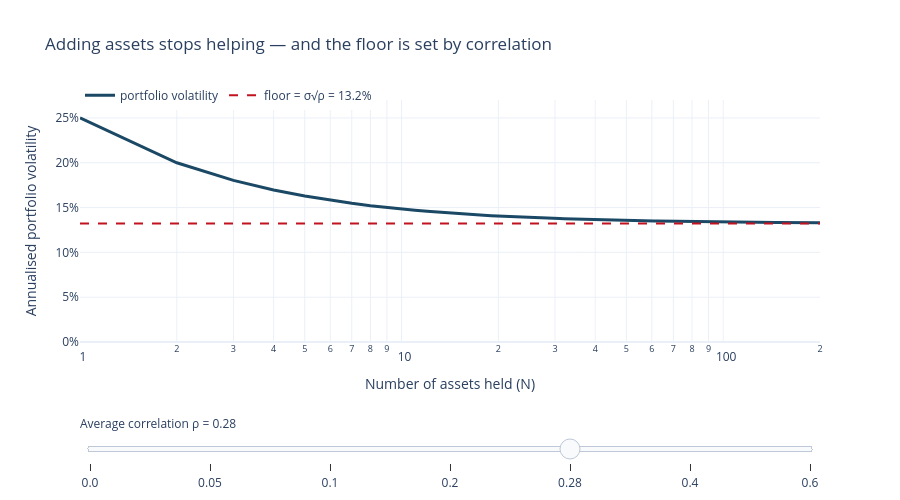

The cell this chart's notebook holds for it:
### Markdown cell above
## 4. The diversification floor

Here is the result that surprises people most.

Take $N$ assets, each with volatility $\sigma$, each pair correlated $\rho$, equally
weighted. The portfolio variance works out to

$$\sigma_p^2 = \frac{\sigma^2}{N} + \left(1 - \frac{1}{N}\right)\rho\,\sigma^2$$

Now let $N \to \infty$. The first term vanishes — that is the idiosyncratic risk being
diversified away, exactly as advertised. But the second term does **not** vanish. It
converges to $\rho\sigma^2$. So

$$\sigma_p \;\longrightarrow\; \sigma\sqrt{\rho}$$

**There is a floor, and correlation sets its height.** With $\rho = 0.28$ and $\sigma = 25\%$,
the floor is $25\% \times \sqrt{0.28} \approx 13\%$. You can own every stock in the world
and you will not get below it. Move the slider to feel how brutally $\rho$ controls the
outcome.

### Code cell
sigma_single = 0.25
n_grid = np.arange(1, 201)
rho_options = [0.0, 0.05, 0.1, 0.2, 0.28, 0.4, 0.6]

fig = go.Figure()
for k, rho_ in enumerate(rho_options):
    vols = sigma_single * np.sqrt(1/n_grid + (1 - 1/n_grid) * rho_)
    floor = sigma_single * np.sqrt(rho_)
    fig.add_trace(go.Scatter(x=n_grid, y=vols, mode="lines", visible=(rho_ == 0.28),
                             line=dict(color=AIRM_COLOURS[0], width=3),
                             name="portfolio volatility",
                             hovertemplate="N=%{x}<br>vol %{y:.1%}<extra></extra>"))
    fig.add_trace(go.Scatter(x=[1, 200], y=[floor, floor], mode="lines",
                             visible=(rho_ == 0.28),
                             line=dict(color=AIRM_COLOURS[1], width=2, dash="dash"),
                             name=f"floor = σ√ρ = {floor:.1%}"))

steps = []
for k, rho_ in enumerate(rho_options):
    vis = [False] * (2 * len(rho_options))
    vis[2*k] = vis[2*k + 1] = True
    steps.append(dict(label=f"{rho_}", method="update", args=[{"visible": vis}]))

fig.update_layout(
    title="Adding assets stops helping — and the floor is set by correlation",
    template=AIRM_TEMPLATE, height=500,
    xaxis=dict(title="Number of assets held (N)", type="log"),
    yaxis=dict(title="Annualised portfolio volatility", tickformat=".0%", range=[0, 0.27]),
    legend=dict(orientation="h", y=1.08),
    sliders=[dict(active=rho_options.index(0.28), pad=dict(t=70),
                  currentvalue=dict(prefix="Average correlation ρ = "), steps=steps)])
fig.show()

### Figure 1 — Plotly figure (JSON) as saved in the notebook; plotly's stock layout.template omitted (floating-point values rounded to 4 significant figures; data arrays with more than 128 entries replaced by an {"elided": "..."} marker saying what was removed)
{"data": [{"hovertemplate": "N=%{x}<br>vol %{y:.1%}<extra></extra>", "line": {"color": "#1b4965", "width": 3}, "mode": "lines", "name": "portfolio volatility", "type": "scatter", "visible": false, "x": {"elided": "200 int values"}, "y": {"elided": "200 float values"}}, {"line": {"color": "#c1121f", "dash": "dash", "width": 2}, "mode": "lines", "name": "floor = σ√ρ = 0.0%", "type": "scatter", "visible": false, "x": [1, 200], "y": [0, 0]}, {"hovertemplate": "N=%{x}<br>vol %{y:.1%}<extra></extra>", "line": {"color": "#1b4965", "width": 3}, "mode": "lines", "name": "portfolio volatility", "type": "scatter", "visible": false, "x": {"elided": "200 int values"}, "y": {"elided": "200 float values"}}, {"line": {"color": "#c1121f", "dash": "dash", "width": 2}, "mode": "lines", "name": "floor = σ√ρ = 5.6%", "type": "scatter", "visible": false, "x": [1, 200], "y": [0.0559, 0.0559]}, {"hovertemplate": "N=%{x}<br>vol %{y:.1%}<extra></extra>", "line": {"color": "#1b4965", "width": 3}, "mode": "lines", "name": "portfolio volatility", "type": "scatter", "visible": false, "x": {"elided": "200 int values"}, "y": {"elided": "200 float values"}}, {"line": {"color": "#c1121f", "dash": "dash", "width": 2}, "mode": "lines", "name": "floor = σ√ρ = 7.9%", "type": "scatter", "visible": false, "x": [1, 200], "y": [0.07906, 0.07906]}, {"hovertemplate": "N=%{x}<br>vol %{y:.1%}<extra></extra>", "line": {"color": "#1b4965", "width": 3}, "mode": "lines", "name": "portfolio volatility", "type": "scatter", "visible": false, "x": {"elided": "200 int values"}, "y": {"elided": "200 float values"}}, {"line": {"color": "#c1121f", "dash": "dash", "width": 2}, "mode": "lines", "name": "floor = σ√ρ = 11.2%", "type": "scatter", "visible": false, "x": [1, 200], "y": [0.1118, 0.1118]}, {"hovertemplate": "N=%{x}<br>vol %{y:.1%}<extra></extra>", "line": {"color": "#1b4965", "width": 3}, "mode": "lines", "name": "portfolio volatility", "type": "scatter", "visible": true, "x": {"elided": "200 int values"}, "y": {"elided": "200 float values"}}, {"line": {"color": "#c1121f", "dash": "dash", "width": 2}, "mode": "lines", "name": "floor = σ√ρ = 13.2%", "type": "scatter", "visible": true, "x": [1, 200], "y": [0.1323, 0.1323]}, {"hovertemplate": "N=%{x}<br>vol %{y:.1%}<extra></extra>", "line": {"color": "#1b4965", "width": 3}, "mode": "lines", "name": "portfolio volatility", "type": "scatter", "visible": false, "x": {"elided": "200 int values"}, "y": {"elided": "200 float values"}}, {"line": {"color": "#c1121f", "dash": "dash", "width": 2}, "mode": "lines", "name": "floor = σ√ρ = 15.8%", "type": "scatter", "visible": false, "x": [1, 200], "y": [0.1581, 0.1581]}, {"hovertemplate": "N=%{x}<br>vol %{y:.1%}<extra></extra>", "line": {"color": "#1b4965", "width": 3}, "mode": "lines", "name": "portfolio volatility", "type": "scatter", "visible": false, "x": {"elided": "200 int values"}, "y": {"elided": "200 float values"}}, {"line": {"color": "#c1121f", "dash": "dash", "width": 2}, "mode": "lines", "name": "floor = σ√ρ = 19.4%", "type": "scatter", "visible": false, "x": [1, 200], "y": [0.1936, 0.1936]}], "layout": {"height": 500, "legend": {"orientation": "h", "y": 1.08}, "sliders": [{"active": 4, "currentvalue": {"prefix": "Average correlation ρ = "}, "pad": {"t": 70}, "steps": [{"args": [{"visible": [true, true, false, false, false, false, false, false, false, false, false, false, false, false]}], "label": "0.0", "method": "update"}, {"args": [{"visible": [false, false, true, true, false, false, false, false, false, false, false, false, false, false]}], "label": "0.05", "method": "update"}, {"args": [{"visible": [false, false, false, false, true, true, false, false, false, false, false, false, false, false]}], "label": "0.1", "method": "update"}, {"args": [{"visible": [false, false, false, false, false, false, true, true, false, false, false, false, false, false]}], "label": "0.2", "method": "update"}, {"args": [{"visible": [false, false, false, false, false, false, false, false, true, true, false, false, false, false]}], "label": "0.28", "method": "update"}, {"args": [{"visible": [false, false, false, false, false, false, false, false, false, false, true, true, false, false]}], "label": "0.4", "method": "update"}, {"args": [{"visible": [false, false, false, false, false, false, false, false, false, false, false, false, true, true]}], "label": "0.6", "method": "update"}]}], "title": {"text": "Adding assets stops helping — and the floor is set by correlation"}, "xaxis": {"title": {"text": "Number of assets held (N)"}, "type": "log"}, "yaxis": {"range": [0, 0.27], "tickformat": ".0%", "title": {"text": "Annualised portfolio volatility"}}}}
